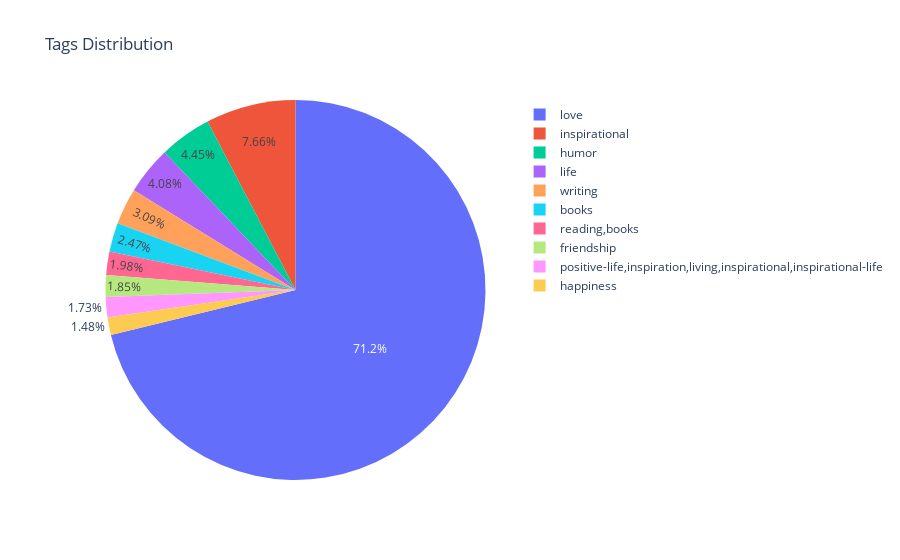

Notebook cell for this chart:
### Code cell
# Assuming 'Compressed_Tags' is the column containing lists of tags

quotes_2['Tags_'] = quotes_2['Compressed_Tags'].apply(tuple)  # Convert lists to tuples


# Tag Distribution Pie Chart
tag_counts = quotes_2.groupby(by='Tags_').size().nlargest(10).reset_index(name='Count')
fig = px.pie(tag_counts, names='Tags_', values='Count', title='Tags Distribution', 
             custom_data=['Tags_'])  # Add 'Tags_' to custom_data

# Update layout to display custom data on hover
fig.update_traces(hovertemplate='Tag: %{customdata[0]}<br>Count: %{value}')

fig.show()

### Figure 1 — Plotly figure (JSON) as saved in the notebook; plotly's stock layout.template omitted (floating-point values rounded to 4 significant figures)
{"data": [{"customdata": [[["love"]], [["inspirational"]], [["humor"]], [["life"]], [["writing"]], [["books"]], [["reading", "books"]], [["friendship"]], [["positive-life", "inspiration", "living", "inspirational", "inspirational-life"]], [["happiness"]]], "domain": {"x": [0, 1], "y": [0, 1]}, "hovertemplate": "Tag: %{customdata[0]}<br>Count: %{value}", "labels": [["love"], ["inspirational"], ["humor"], ["life"], ["writing"], ["books"], ["reading", "books"], ["friendship"], ["positive-life", "inspiration", "living", "inspirational", "inspirational-life"], ["happiness"]], "legendgroup": "", "name": "", "showlegend": true, "type": "pie", "values": [576, 62, 36, 33, 25, 20, 16, 15, 14, 12]}], "layout": {"legend": {"tracegroupgap": 0}, "title": {"text": "Tags Distribution"}}}
